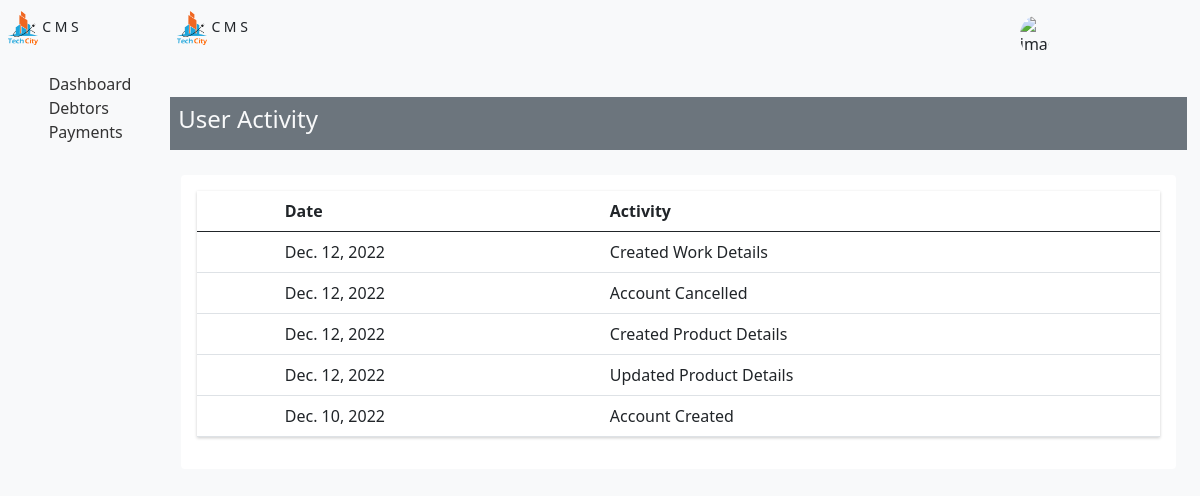
Screenshot of /accountActivity/userActivity/1/ with the database file from the repository.
### notis/models.py (models this page shows, shortened)
class Notifications(models.Model):
    user = models.ForeignKey("base.User", on_delete=models.CASCADE)
    partial_id = models.CharField(max_length=50)
    title = models.CharField(max_length=50)
    content = models.CharField(max_length=255)
    is_read = models.CharField(max_length=50, blank=True, default = 'no')
    created = models.DateField(auto_now_add=True)
    class Meta:
        ordering = ['-created']

### notis/views.py (the view)
# urls.py: path('userActivity/<int:pk>/', views.userActivity, name = 'userActivity')
def userActivity(request, pk):
    try:
        notis =  Notifications.objects.filter(user = pk)
    except:
        print('no data')
    return render(request, 'user/userActivity.html', {'activities':notis})

### Templates/user/userActivity.html (shortened to what this page needs)
{% extends 'base/base.html' %}
{% load static %}
{% block content %}
<div class="dash">
    {% include 'base/aside.html' %}
    <div class="center-panel">
            <div class="container">
                <div class="top-panel text-dark d-flex flex-row justify-content-between">
                    <div class="dash-logo d-flex align-items-center justify-content-between py-3">
                        <div class="px-2">
                            <img src="{% static 'assets/tc_logo.png' %}" alt="logo" class="" width='30px'>
                            <small class="text-dark">C M S</small>
                        </div>
                    </div>
                    <div class="top-panel-contents py-3 ">
                        <div class="user-notifications px-4 d-flex align-items-center">
                            <img src="{{user.image.url}}" alt="image" width="30px">
                            <small><i class="bi bi-bell" onclick="notficationsShow();"></i></small>
                            <small><i class="bi bi-gear px-3" onclick="settingsShow();"></i></small>
                            <div class="drop-menu">
                                <i class="bi bi-list px-2"></i>
                            </div>
                        </div>
                    </div>
                </div>
            </div>
        <section class="main-app-area mt-4">
            <div class="container">
                <div class="heading d-flex justify-content-between align-items-center mb-4 bg-secondary text-light">
                    <div class="debtor-details d-flex align-items-center py-2 px-2">
                        <h4>User Activity</h4>
                    </div>
                </div>
                <section class="recent-activities mt-4">
                    <div class="container">
                        <div class="row">
                            <div class="col col-mid-8">
                                <div class="card ">
                                    <div class="card-body text-light">
                                        <table class="table-responsive table">
                                            <thead>
                                                <th></th>
                                                <th>Date</th>
                                                <th>Activity</th>
                                            </thead>
                                            <tbody>
                                                {% for activity in activities %}
                                                <tr>
                                                    <td style="color:green;" ><i class="bi bi-box-arrow-in-up"></i></td>
                                                    <td>{{activity.created}}</td>
                                                    <td>{{activity.content}} </td>
                                                </tr>
                                                {% endfor %}
                                            </tbody>
                                        </table>
                                    </div>
                                </div>
                            </div>
                        </div>
            </div>
        </section>
</div>
{% endblock content %}

### static/css/main.css (style rules this page uses)
.dash .center-panel { width:199%; }
.dash { display:flex; flex-direction: row; }

### Templates/base/base.html (style rules this page uses)
body { background:#f8f9fa; }

### Templates/user/userActivity.html (style rules this page uses)
.card { border: none; }
table { box-shadow: 0 1px 3px rgba(0, 0, 0, 0.2) ; }

### Templates/base/aside.html (style rules this page uses)
.user-notifications img { border-radius: 50%; }
.heading { border: 1px solid #f8f9fa ; }
.dash-logo { height: 56px; border: none; }

### rows the page displays
Notifications: created "Dec. 12, 2022", content "Created Work Details"
Notifications: created "Dec. 12, 2022", content "Account Cancelled"
Notifications: created "Dec. 12, 2022", content "Created Product Details"
Notifications: created "Dec. 12, 2022", content "Updated Product Details"
Notifications: created "Dec. 10, 2022", content "Account Created"
